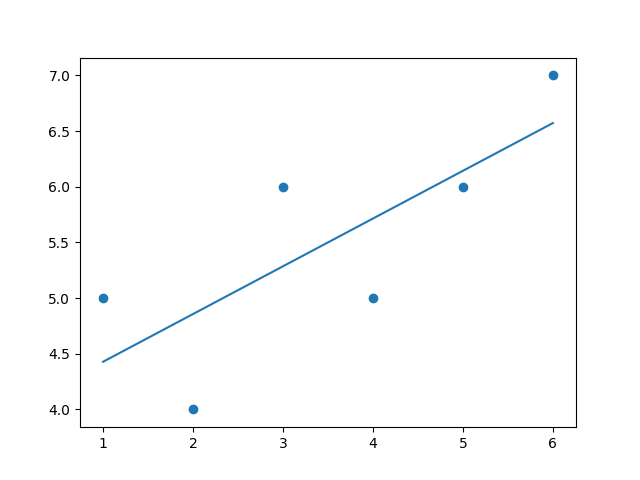

Source code (Python):
import matplotlib.pyplot as plt
import numpy as np


def linearReg(x, y):
    n      = len(x)
    xmean  = np.mean(x)
    ymean  = np.mean(y)

    slope     = (np.mean(x*y) - xmean*ymean) / (np.mean(x**2) - xmean**2) # cov(x,y) / var(x)
    intercept = ymean - slope*xmean

    return slope, intercept


x = np.array([1,2,3,4,5,6], dtype=np.float32)
y = np.array([5,4,6,5,6,7], dtype=np.float32)

m, n = linearReg(x, y)
print("m=", m, " n=",n)

regressionLine = [m*X + n for X in x]

plt.scatter(x,y)
plt.plot(x, regressionLine)
plt.show()
